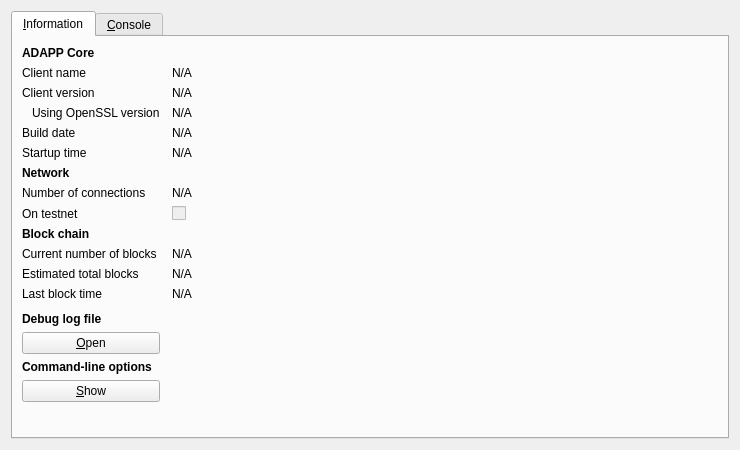
<?xml version="1.0" encoding="UTF-8"?>
<ui version="4.0">
 <class>RPCConsole</class>
 <widget class="QDialog" name="RPCConsole">
  <property name="geometry">
   <rect>
    <x>0</x>
    <y>0</y>
    <width>740</width>
    <height>450</height>
   </rect>
  </property>
  <property name="windowTitle">
   <string>ADAPP - Debug window</string>
  </property>
  <layout class="QVBoxLayout" name="verticalLayout_2">
   <item>
    <widget class="QTabWidget" name="tabWidget">
     <property name="currentIndex">
      <number>0</number>
     </property>
     <widget class="QWidget" name="tab_info">
      <attribute name="title">
       <string>&amp;Information</string>
      </attribute>
      <layout class="QGridLayout" name="gridLayout" columnstretch="0,1">
       <property name="horizontalSpacing">
        <number>12</number>
       </property>
       <item row="0" column="0">
        <widget class="QLabel" name="label_9">
         <property name="font">
          <font>
           <weight>75</weight>
           <bold>true</bold>
          </font>
         </property>
         <property name="text">
          <string>ADAPP Core</string>
         </property>
        </widget>
       </item>
       <item row="1" column="0">
        <widget class="QLabel" name="label_5">
         <property name="text">
          <string>Client name</string>
         </property>
        </widget>
       </item>
       <item row="1" column="1">
        <widget class="QLabel" name="clientName">
         <property name="cursor">
          <cursorShape>IBeamCursor</cursorShape>
         </property>
         <property name="text">
          <string>N/A</string>
         </property>
         <property name="textFormat">
          <enum>Qt::PlainText</enum>
         </property>
         <property name="textInteractionFlags">
          <set>Qt::LinksAccessibleByMouse|Qt::TextSelectableByKeyboard|Qt::TextSelectableByMouse</set>
         </property>
        </widget>
       </item>
       <item row="2" column="0">
        <widget class="QLabel" name="label_6">
         <property name="text">
          <string>Client version</string>
         </property>
        </widget>
       </item>
       <item row="2" column="1">
        <widget class="QLabel" name="clientVersion">
         <property name="cursor">
          <cursorShape>IBeamCursor</cursorShape>
         </property>
         <property name="text">
          <string>N/A</string>
         </property>
         <property name="textFormat">
          <enum>Qt::PlainText</enum>
         </property>
         <property name="textInteractionFlags">
          <set>Qt::LinksAccessibleByMouse|Qt::TextSelectableByKeyboard|Qt::TextSelectableByMouse</set>
         </property>
        </widget>
       </item>
       <item row="3" column="0">
        <widget class="QLabel" name="label_14">
         <property name="text">
          <string>Using OpenSSL version</string>
         </property>
         <property name="indent">
          <number>10</number>
         </property>
        </widget>
       </item>
       <item row="3" column="1">
        <widget class="QLabel" name="openSSLVersion">
         <property name="cursor">
          <cursorShape>IBeamCursor</cursorShape>
         </property>
         <property name="text">
          <string>N/A</string>
         </property>
         <property name="textFormat">
          <enum>Qt::PlainText</enum>
         </property>
         <property name="textInteractionFlags">
          <set>Qt::LinksAccessibleByMouse|Qt::TextSelectableByKeyboard|Qt::TextSelectableByMouse</set>
         </property>
        </widget>
       </item>
       <item row="4" column="0">
        <widget class="QLabel" name="label_12">
         <property name="text">
          <string>Build date</string>
         </property>
        </widget>
       </item>
       <item row="4" column="1">
        <widget class="QLabel" name="buildDate">
         <property name="cursor">
          <cursorShape>IBeamCursor</cursorShape>
         </property>
         <property name="text">
          <string>N/A</string>
         </property>
         <property name="textFormat">
          <enum>Qt::PlainText</enum>
         </property>
         <property name="textInteractionFlags">
          <set>Qt::LinksAccessibleByMouse|Qt::TextSelectableByKeyboard|Qt::TextSelectableByMouse</set>
         </property>
        </widget>
       </item>
       <item row="5" column="0">
        <widget class="QLabel" name="label_13">
         <property name="text">
          <string>Startup time</string>
         </property>
        </widget>
       </item>
       <item row="5" column="1">
        <widget class="QLabel" name="startupTime">
         <property name="cursor">
          <cursorShape>IBeamCursor</cursorShape>
         </property>
         <property name="text">
          <string>N/A</string>
         </property>
         <property name="textFormat">
          <enum>Qt::PlainText</enum>
         </property>
         <property name="textInteractionFlags">
          <set>Qt::LinksAccessibleByMouse|Qt::TextSelectableByKeyboard|Qt::TextSelectableByMouse</set>
         </property>
        </widget>
       </item>
       <item row="6" column="0">
        <widget class="QLabel" name="label_11">
         <property name="font">
          <font>
           <weight>75</weight>
           <bold>true</bold>
          </font>
         </property>
         <property name="text">
          <string>Network</string>
         </property>
        </widget>
       </item>
       <item row="7" column="0">
        <widget class="QLabel" name="label_7">
         <property name="text">
          <string>Number of connections</string>
         </property>
        </widget>
       </item>
       <item row="7" column="1">
        <widget class="QLabel" name="numberOfConnections">
         <property name="cursor">
          <cursorShape>IBeamCursor</cursorShape>
         </property>
         <property name="text">
          <string>N/A</string>
         </property>
         <property name="textFormat">
          <enum>Qt::PlainText</enum>
         </property>
         <property name="textInteractionFlags">
          <set>Qt::LinksAccessibleByMouse|Qt::TextSelectableByKeyboard|Qt::TextSelectableByMouse</set>
         </property>
        </widget>
       </item>
       <item row="8" column="0">
        <widget class="QLabel" name="label_8">
         <property name="text">
          <string>On testnet</string>
         </property>
        </widget>
       </item>
       <item row="8" column="1">
        <widget class="QCheckBox" name="isTestNet">
         <property name="enabled">
          <bool>false</bool>
         </property>
         <property name="text">
          <string/>
         </property>
        </widget>
       </item>
       <item row="9" column="0">
        <widget class="QLabel" name="label_10">
         <property name="font">
          <font>
           <weight>75</weight>
           <bold>true</bold>
          </font>
         </property>
         <property name="text">
          <string>Block chain</string>
         </property>
        </widget>
       </item>
       <item row="10" column="0">
        <widget class="QLabel" name="label_3">
         <property name="text">
          <string>Current number of blocks</string>
         </property>
        </widget>
       </item>
       <item row="10" column="1">
        <widget class="QLabel" name="numberOfBlocks">
         <property name="cursor">
          <cursorShape>IBeamCursor</cursorShape>
         </property>
         <property name="text">
          <string>N/A</string>
         </property>
         <property name="textFormat">
          <enum>Qt::PlainText</enum>
         </property>
         <property name="textInteractionFlags">
          <set>Qt::LinksAccessibleByMouse|Qt::TextSelectableByKeyboard|Qt::TextSelectableByMouse</set>
         </property>
        </widget>
       </item>
       <item row="11" column="0">
        <widget class="QLabel" name="label_4">
         <property name="text">
          <string>Estimated total blocks</string>
         </property>
        </widget>
       </item>
       <item row="11" column="1">
        <widget class="QLabel" name="totalBlocks">
         <property name="cursor">
          <cursorShape>IBeamCursor</cursorShape>
         </property>
         <property name="text">
          <string>N/A</string>
         </property>
         <property name="textFormat">
          <enum>Qt::PlainText</enum>
         </property>
         <property name="textInteractionFlags">
          <set>Qt::LinksAccessibleByMouse|Qt::TextSelectableByKeyboard|Qt::TextSelectableByMouse</set>
         </property>
        </widget>
       </item>
       <item row="12" column="0">
        <widget class="QLabel" name="label_2">
         <property name="text">
          <string>Last block time</string>
         </property>
        </widget>
       </item>
       <item row="12" column="1">
        <widget class="QLabel" name="lastBlockTime">
         <property name="cursor">
          <cursorShape>IBeamCursor</cursorShape>
         </property>
         <property name="text">
          <string>N/A</string>
         </property>
         <property name="textFormat">
          <enum>Qt::PlainText</enum>
         </property>
         <property name="textInteractionFlags">
          <set>Qt::LinksAccessibleByMouse|Qt::TextSelectableByKeyboard|Qt::TextSelectableByMouse</set>
         </property>
        </widget>
       </item>
       <item row="13" column="0">
        <spacer name="verticalSpacer_2">
         <property name="orientation">
          <enum>Qt::Vertical</enum>
         </property>
         <property name="sizeHint" stdset="0">
          <size>
           <width>20</width>
           <height>20</height>
          </size>
         </property>
        </spacer>
       </item>
       <item row="14" column="0">
        <widget class="QLabel" name="labelDebugLogfile">
         <property name="font">
          <font>
           <weight>75</weight>
           <bold>true</bold>
          </font>
         </property>
         <property name="text">
          <string>Debug log file</string>
         </property>
        </widget>
       </item>
       <item row="15" column="0">
        <widget class="QPushButton" name="openDebugLogfileButton">
         <property name="toolTip">
          <string>Open the ADAPP debug log file from the current data directory. This can take a few seconds for large log files.</string>
         </property>
         <property name="text">
          <string>&amp;Open</string>
         </property>
         <property name="autoDefault">
          <bool>false</bool>
         </property>
        </widget>
       </item>
       <item row="16" column="0">
        <widget class="QLabel" name="labelCLOptions">
         <property name="font">
          <font>
           <weight>75</weight>
           <bold>true</bold>
          </font>
         </property>
         <property name="text">
          <string>Command-line options</string>
         </property>
        </widget>
       </item>
       <item row="17" column="0">
        <widget class="QPushButton" name="showCLOptionsButton">
         <property name="toolTip">
          <string>Show the ADAPP-Qt help message to get a list with possible ADAPP command-line options.</string>
         </property>
         <property name="text">
          <string>&amp;Show</string>
         </property>
         <property name="autoDefault">
          <bool>false</bool>
         </property>
        </widget>
       </item>
       <item row="18" column="0">
        <spacer name="verticalSpacer">
         <property name="orientation">
          <enum>Qt::Vertical</enum>
         </property>
         <property name="sizeHint" stdset="0">
          <size>
           <width>20</width>
           <height>40</height>
          </size>
         </property>
        </spacer>
       </item>
      </layout>
     </widget>
     <widget class="QWidget" name="tab_console">
      <attribute name="title">
       <string>&amp;Console</string>
      </attribute>
      <layout class="QVBoxLayout" name="verticalLayout_3">
       <property name="spacing">
        <number>3</number>
       </property>
       <item>
        <widget class="QTextEdit" name="messagesWidget">
         <property name="minimumSize">
          <size>
           <width>0</width>
           <height>100</height>
          </size>
         </property>
         <property name="readOnly">
          <bool>true</bool>
         </property>
         <property name="tabKeyNavigation" stdset="0">
          <bool>false</bool>
         </property>
         <property name="columnCount" stdset="0">
          <number>2</number>
         </property>
        </widget>
       </item>
       <item>
        <layout class="QHBoxLayout" name="horizontalLayout">
         <property name="spacing">
          <number>3</number>
         </property>
         <item>
          <widget class="QLabel" name="label">
           <property name="text">
            <string notr="true">&gt;</string>
           </property>
          </widget>
         </item>
         <item>
          <widget class="QLineEdit" name="lineEdit"/>
         </item>
         <item>
          <widget class="QPushButton" name="clearButton">
           <property name="maximumSize">
            <size>
             <width>24</width>
             <height>24</height>
            </size>
           </property>
           <property name="toolTip">
            <string>Clear console</string>
           </property>
           <property name="text">
            <string/>
           </property>
           <property name="icon">
            <iconset resource="../bitcoin.qrc">
             <normaloff>:/icons/remove</normaloff>:/icons/remove</iconset>
           </property>
           <property name="shortcut">
            <string notr="true">Ctrl+L</string>
           </property>
           <property name="autoDefault">
            <bool>false</bool>
           </property>
          </widget>
         </item>
        </layout>
       </item>
      </layout>
     </widget>
    </widget>
   </item>
  </layout>
 </widget>
 <resources>
  <include location="../bitcoin.qrc"/>
 </resources>
 <connections/>
</ui>
